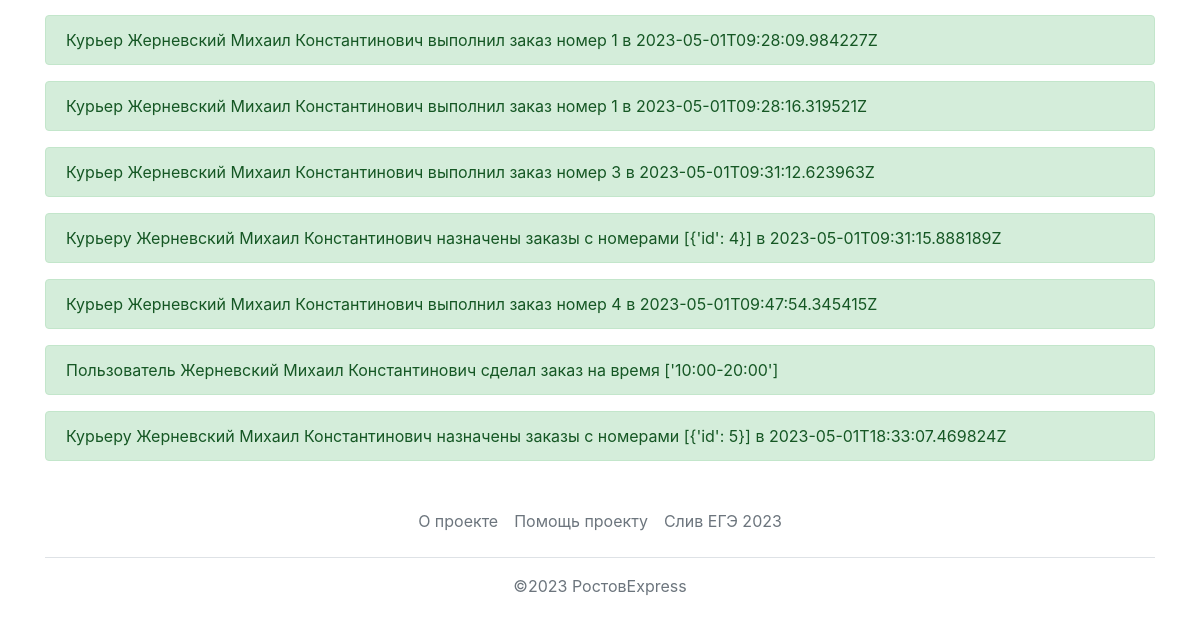
Page /history (signed in, lower part) on the earlier database version.
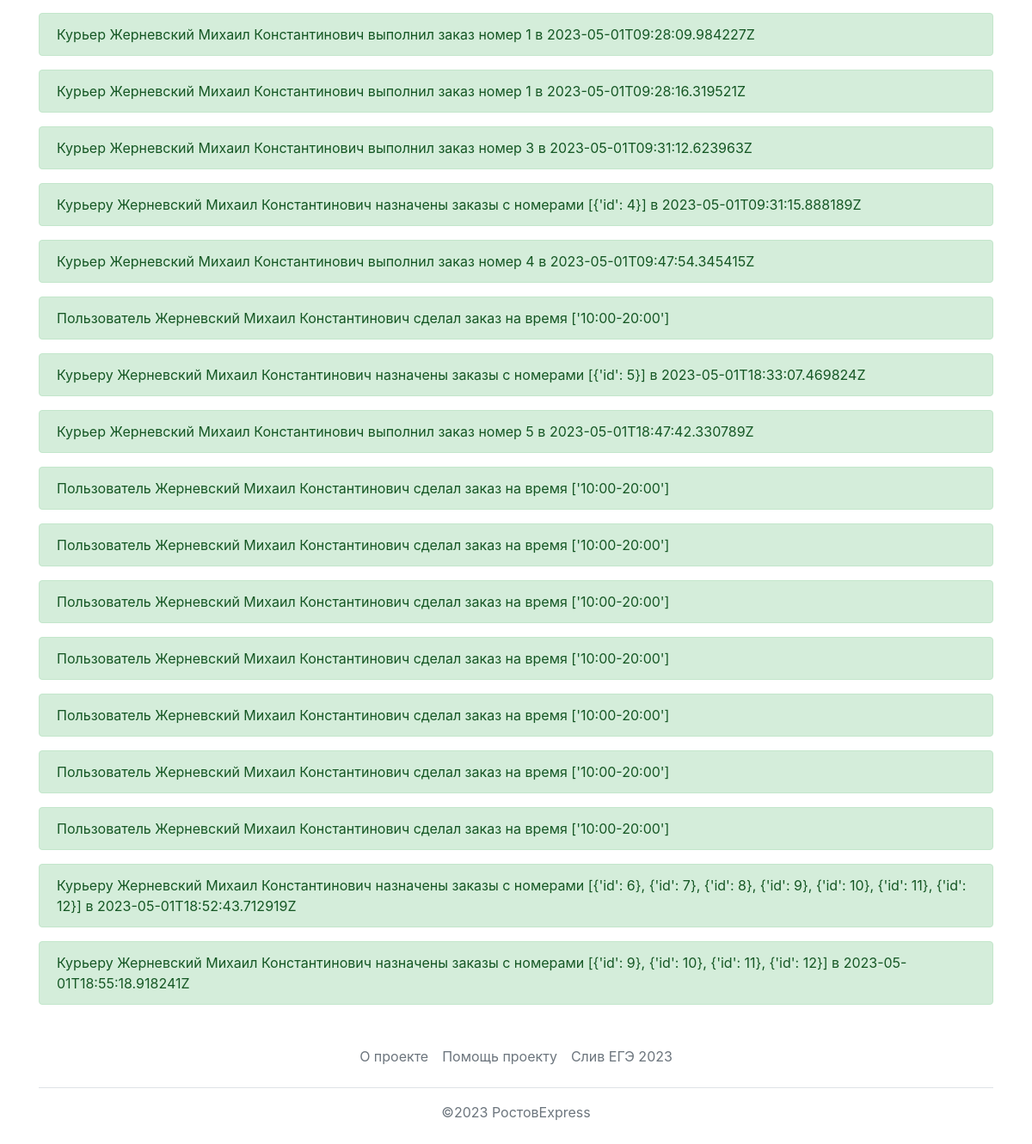
Same page on the later database version.
### data/records.py (models this page shows)
class Record(SqlAlchemyBase):
    __tablename__ = 'records'
    id = sqlalchemy.Column(sqlalchemy.Integer, primary_key=True, autoincrement=True)
    event = sqlalchemy.Column(sqlalchemy.String, nullable=True)

### main.py (the view)
@app.route("/history", methods=["GET"])
@login_required
def view_history():
    if current_user.user_type != 3:
        return redirect('/')
    db_sess = db_session.create_session()
    events = db_sess.query(Record).all()
    return render_template("history.html", items=events)

### data/db_session.py (called while the page is built)
def create_session() -> Session:
    global __factory
    return __factory()

### main.py (called while the page is built)
@login_manager.user_loader
def load_user(user_id):
    db_sess = db_session.create_session()
    return db_sess.query(User).get(user_id)

### templates/history.html (shortened to what this page needs)
{% extends "base.html" %}
{% block content %}
{% for item in items %}
<div>
    <div class="alert alert-success">
        {{item.event}}
    </div>
</div>
{% endfor %}
{% endblock %}

Differences in the rows shown:
added Record: event "Курьер Жерневский Михаил Константинович выполнил заказ номер 5 в 2023-05-01T18:47:42.330789Z"
added Record: event "Пользователь Жерневский Михаил Константинович сделал заказ на время ['10:00-20:00']"
added Record: event "Пользователь Жерневский Михаил Константинович сделал заказ на время ['10:00-20:00']"
added Record: event "Пользователь Жерневский Михаил Константинович сделал заказ на время ['10:00-20:00']"
added Record: event "Пользователь Жерневский Михаил Константинович сделал заказ на время ['10:00-20:00']"
added Record: event "Пользователь Жерневский Михаил Константинович сделал заказ на время ['10:00-20:00']"
added Record: event "Пользователь Жерневский Михаил Константинович сделал заказ на время ['10:00-20:00']"
added Record: event "Пользователь Жерневский Михаил Константинович сделал заказ на время ['10:00-20:00']"
added Record: event "Курьеру Жерневский Михаил Константинович назначены заказы с номерами [{'id': 6}, {'id': 7}, {'id': 8}, {'id': 9}, {'id': 10}, {'id': 11}, {'id': 12}] в 2023-05-01T18:52:43.712919Z"
added Record: event "Курьеру Жерневский Михаил Константинович назначены заказы с номерами [{'id': 9}, {'id': 10}, {'id': 11}, {'id': 12}] в 2023-05-01T18:55:18.918241Z"
